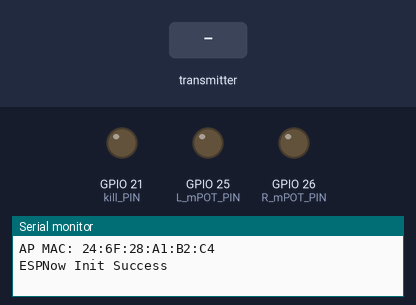
The sketch below on a simulated ESP32. Parts: output pins drawn as LEDs (lit = HIGH), the last lines printed to the serial monitor. Inputs (shaded band) come from the test bench.

Above: at 1.2 s.
1.3 s: the transmitter starts sending killSwitch = 1
At 2.1 s:
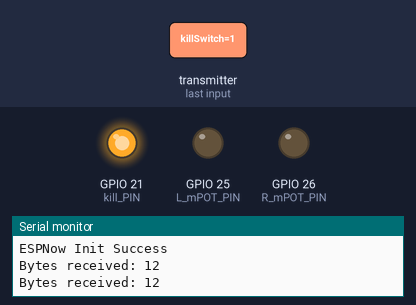
2.8 s: the transmitter starts sending left_MotPot = 1024
At 3.3 s:
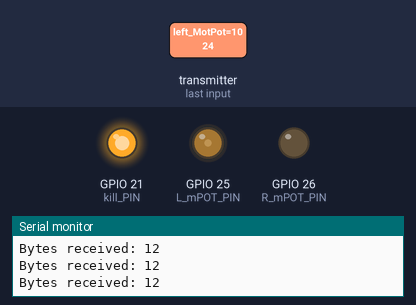
4.3 s: the transmitter starts sending right_MotPot = 1024
At 5.5 s:
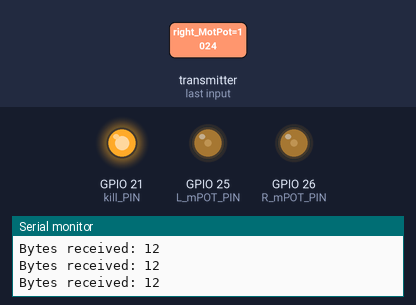
5.8 s: the transmitter starts sending killSwitch = 0
At 6.8 s:
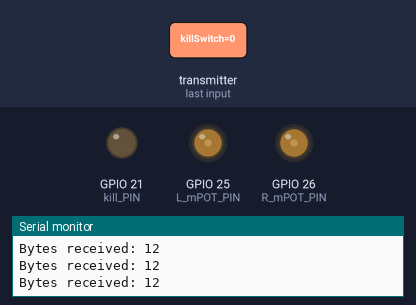
7.3 s: the transmitter starts sending left_MotPot = 0
At 7.9 s:
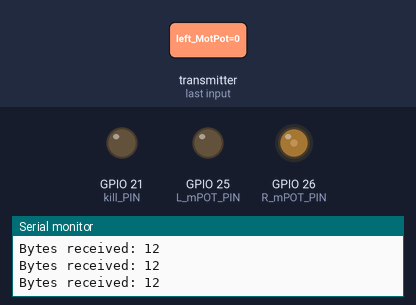
8.8 s: the transmitter starts sending right_MotPot = 2048
At 9.1 s:
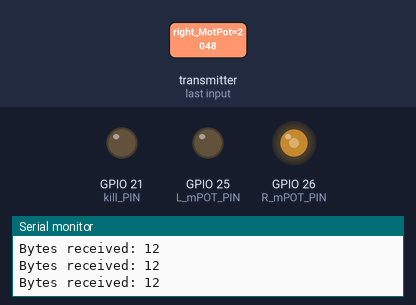
Timing chart, 0 to 11.3 s (numbered marks = the images above; inputs shaded):
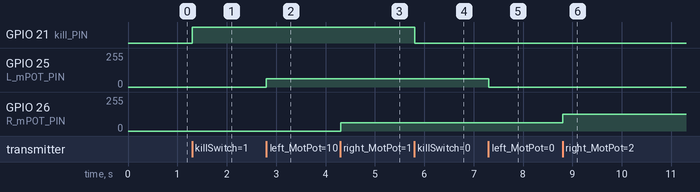

Measured:
- after the input at 1.3 s, GPIO 21 (kill_PIN): LOW → HIGH at once
- after the input at 2.8 s, GPIO 25 (L_mPOT_PIN): 0/255 → 63/255 at once
- after the input at 4.3 s, GPIO 26 (R_mPOT_PIN): 0/255 → 63/255 at once
- after the input at 5.8 s, GPIO 21 (kill_PIN): HIGH → LOW at once
- after the input at 7.3 s, GPIO 25 (L_mPOT_PIN): 63/255 → 0/255 at once
- after the input at 8.8 s, GPIO 26 (R_mPOT_PIN): 63/255 → 127/255 at once

The sketch:

ESP32_RoboReciever.ino
```cpp
/****************************************************************************
  Main File    : ESP32_RoboReciever.ino
  Source Files : InitESPNow.ino, OnDataRecv.ino, configDeviceAP.ino
  Libraries    : esp_now.h, Wifi.h
  Description  : This program uses code written by Arvind Ravulavaru
                 and has been customized for my particular project.
                 This program allows the ESP-32 it is uploaded onto,
                 connect to a MASTER ESP-32 utilizing the ESPNow
                 protocol that was originally developed by espressif.
                 ESPNow allows 2 or more ESP-32s or ESP-8226s communicate
                 over WI-FI. In this particular case, this ESP-32 is
                 configured in AP mode. After ESPNow is initialized,
                 It waits to receive data from the MASTER ESP-32.
                 The data it is receiving is the value of the killswitch
                 and the values of the left and right joysticks. After
                 this data is received, it written to the corresponding
                 ouputs pins. The output pins are wired to an arduino uno
                 via jumper wires. The uno controls the Robot.Some code
                 has been written to incorporate an LED which would
                 act as way to tell if the two devices are paired or not.
  Author       : Cody Mott
  Date         : 05/14/2022
****************************************************************************/

/*
  This program was copied and custimized using code uploaded on github by the user
  youmebangbang. That code can be found at the following web address
  https://github.com/youmebangbang/bugbot. The person who uploaded this code
  failed to give credit to the person who originally wrote the ESPNow code, so I have.
  Their header can be found at the bottom of this tab and at the top of every other tab.
*/

//GLOBAL VARIABLES AND DEFINITIONS BELOW

//Include libraries
#include <WiFi.h>
#include <esp_now.h>

// custom definitions
#define CHANNEL 1

// define pins
byte kill_PIN = 21;    //kill switch pin
byte L_mPOT_PIN = 25;  // right motor voltage control potentiometer pin
byte R_mPOT_PIN = 26;  // left motor voltage control potentiometer pin
//byte LED_PIN = 18; //uncomment if including LED

//allows the inital state of the LED to be off
//bool paired = false;  //uncomment if using LED

//create structure that contains data to be recieved
typedef struct dataIN_Struct {
  bool killSwitch;  //kill switch input
  int left_MotPot; //left joystick input
  int right_MotPot; //right joystick input
  //bool esp_paired; /uncomment if including LED
} dataIN_Struct;

//create variable for structure
dataIN_Struct dataIN;

//intialize output variables
int L_motPot_OUT; //left joystick output
int R_motPot_OUT; //right joystick output

void setup() {  //start setup

  // begin serial comunication
  Serial.begin(115200);

  //set Pin Modes
  pinMode(kill_PIN, OUTPUT);
  pinMode(L_mPOT_PIN, OUTPUT);
  pinMode(R_mPOT_PIN, OUTPUT);
  //pinMode(LED_PIN, OUTPUT); // uncomment if using LED

//Set device in AP mode to begin with
  WiFi.mode(WIFI_AP);

  // configure device AP mode
  configDeviceAP();

  // This is the mac address of the Slave in AP Mode
  Serial.print("AP MAC: ");
  Serial.println(WiFi.softAPmacAddress());

  // Initiallize ESPNow with a fallback logic
  InitESPNow();

  //register callback function
  esp_now_register_recv_cb(OnDataRecv);

}  // end setup


void loop() {  //start loop

  /* UNCOMMENT IF USING LED TO SHOW THAT THE DEVICES ARE PAIRED

 digitalWrite(LED_PIN,paired);

delay(500);

paired=false;
digitalWrite(LED_PIN,paired);

delay(500);

*/

}  //end loop

/**
   ESPNOW - Basic communication - Slave
   Date: 26th September 2017
   Author: Arvind Ravulavaru <https://github.com/arvindr21>
   Purpose: ESPNow Communication between a Master ESP32 and a Slave ESP32
   Description: This sketch consists of the code for the Slave module.
   Resources: (A bit outdated)
   a. https://espressif.com/sites/default/files/documentation/esp-now_user_guide_en.pdf
   b. http://www.esploradores.com/practica-6-conexion-esp-now/

   << This Device Slave >>

   Flow: Master
   Step 1 : ESPNow Init on Master and set it in STA mode
   Step 2 : Start scanning for Slave ESP32 (we have added a prefix of `slave` to the SSID of slave for an easy setup)
   Step 3 : Once found, add Slave as peer
   Step 4 : Register for send callback
   Step 5 : Start Transmitting data from Master to Slave

   Flow: Slave
   Step 1 : ESPNow Init on Slave
   Step 2 : Update the SSID of Slave with a prefix of `slave`
   Step 3 : Set Slave in AP mode
   Step 4 : Register for receive callback and wait for data
   Step 5 : Once data arrives, print it in the serial monitor

   Note: Master and Slave have been defined to easily understand the setup.
         Based on the ESPNOW API, there is no concept of Master and Slave.
         Any devices can act as master or salve.
*/
```

InitESPNow.ino
```cpp
/**
   ESPNOW - Basic communication - Slave
   Date: 26th September 2017
   Author: Arvind Ravulavaru <https://github.com/arvindr21>
   Purpose: ESPNow Communication between a Master ESP32 and a Slave ESP32
   Description: This sketch consists of the code for the Slave module.
   Resources: (A bit outdated)
   a. https://espressif.com/sites/default/files/documentation/esp-now_user_guide_en.pdf
   b. http://www.esploradores.com/practica-6-conexion-esp-now/

   << This Device Slave >>

   Flow: Master
   Step 1 : ESPNow Init on Master and set it in STA mode
   Step 2 : Start scanning for Slave ESP32 (we have added a prefix of `slave` to the SSID of slave for an easy setup)
   Step 3 : Once found, add Slave as peer
   Step 4 : Register for send callback
   Step 5 : Start Transmitting data from Master to Slave

   Flow: Slave
   Step 1 : ESPNow Init on Slave
   Step 2 : Update the SSID of Slave with a prefix of `slave`
   Step 3 : Set Slave in AP mode
   Step 4 : Register for receive callback and wait for data
   Step 5 : Once data arrives, print it in the serial monitor

   Note: Master and Slave have been defined to easily understand the setup.
         Based on the ESPNOW API, there is no concept of Master and Slave.
         Any devices can act as master or salve.
**/

/* this function initializes ESPNow protocol*/

void InitESPNow() {
  while (true) {
    WiFi.disconnect();
    if (esp_now_init() == ESP_OK) {
      Serial.println("ESPNow Init Success");
      break;
    }
    else {
      Serial.println("ESPNow Init Failed");
      // Retry InitESPNow, add a counte and then restart?
       InitESPNow();
      // or Simply Restart
    }
    delay(100);
  }
}
```

OnDataRecv.ino
```cpp
/**
   ESPNOW - Basic communication - Slave
   Date: 26th September 2017
   Author: Arvind Ravulavaru <https://github.com/arvindr21>
   Purpose: ESPNow Communication between a Master ESP32 and a Slave ESP32
   Description: This sketch consists of the code for the Slave module.
   Resources: (A bit outdated)
   a. https://espressif.com/sites/default/files/documentation/esp-now_user_guide_en.pdf
   b. http://www.esploradores.com/practica-6-conexion-esp-now/

   << This Device Slave >>

   Flow: Master
   Step 1 : ESPNow Init on Master and set it in STA mode
   Step 2 : Start scanning for Slave ESP32 (we have added a prefix of `slave` to the SSID of slave for an easy setup)
   Step 3 : Once found, add Slave as peer
   Step 4 : Register for send callback
   Step 5 : Start Transmitting data from Master to Slave

   Flow: Slave
   Step 1 : ESPNow Init on Slave
   Step 2 : Update the SSID of Slave with a prefix of `slave`
   Step 3 : Set Slave in AP mode
   Step 4 : Register for receive callback and wait for data
   Step 5 : Once data arrives, print it in the serial monitor

   Note: Master and Slave have been defined to easily understand the setup.
         Based on the ESPNOW API, there is no concept of Master and Slave.
         Any devices can act as master or salve.
*/

////callback function that will be executed when data is received
void OnDataRecv(const uint8_t * mac, const uint8_t *incomingData, int len) {
  memcpy(&dataIN, incomingData, sizeof(dataIN));

  //serial communication for debuggin purposes
  Serial.print("Bytes received: ");
  Serial.println(len);
  // Serial.print("kill switch value: ");
  // Serial.println(dataIN.killSwitch);
  // // Serial.print("Toggle: ");
  // Serial.print("LMP: ");
  // Serial.println(dataIN.left_MotPot);
  // Serial.print("RMP: ");
  // Serial.println(dataIN.right_MotPot);
  // Serial.println();

  /* Below is what I have customized for this project */

  //write killswitch value to killswitch pin
  digitalWrite(kill_PIN, dataIN.killSwitch);

// Map incoming joystick data
  L_motPot_OUT = map(dataIN.left_MotPot, 0, 4095, 0, 255); //left joystick
  R_motPot_OUT = map(dataIN.right_MotPot, 0, 4095, 0, 255); //right joystick

//write mapped joystick values to output pins
  dacWrite(L_mPOT_PIN, L_motPot_OUT); //left joystick
  dacWrite(R_mPOT_PIN, R_motPot_OUT); //right joystick


  //paired = dataIN.esp_paired; //Uncomment if including LED


} //end OnDataRecv
```

configDeviceAP.ino
```cpp
/**
   ESPNOW - Basic communication - Slave
   Date: 26th September 2017
   Author: Arvind Ravulavaru <https://github.com/arvindr21>
   Purpose: ESPNow Communication between a Master ESP32 and a Slave ESP32
   Description: This sketch consists of the code for the Slave module.
   Resources: (A bit outdated)
   a. https://espressif.com/sites/default/files/documentation/esp-now_user_guide_en.pdf
   b. http://www.esploradores.com/practica-6-conexion-esp-now/

   << This Device Slave >>

   Flow: Master
   Step 1 : ESPNow Init on Master and set it in STA mode
   Step 2 : Start scanning for Slave ESP32 (we have added a prefix of `slave` to the SSID of slave for an easy setup)
   Step 3 : Once found, add Slave as peer
   Step 4 : Register for send callback
   Step 5 : Start Transmitting data from Master to Slave

   Flow: Slave
   Step 1 : ESPNow Init on Slave
   Step 2 : Update the SSID of Slave with a prefix of `slave`
   Step 3 : Set Slave in AP mode
   Step 4 : Register for receive callback and wait for data
   Step 5 : Once data arrives, print it in the serial monitor

   Note: Master and Slave have been defined to easily understand the setup.
         Based on the ESPNOW API, there is no concept of Master and Slave.
         Any devices can act as master or salve.
*/

//this function configures the device in AP mode

void configDeviceAP() {
  char* SSID = "Slave_1";
  bool result = WiFi.softAP(SSID, "Slave_1_Password", CHANNEL, 0);
  if (!result) {
    Serial.println("AP Config failed.");
  } else {
    Serial.println("AP Config Success. Broadcasting with AP: " + String(SSID));
  }
}
```
